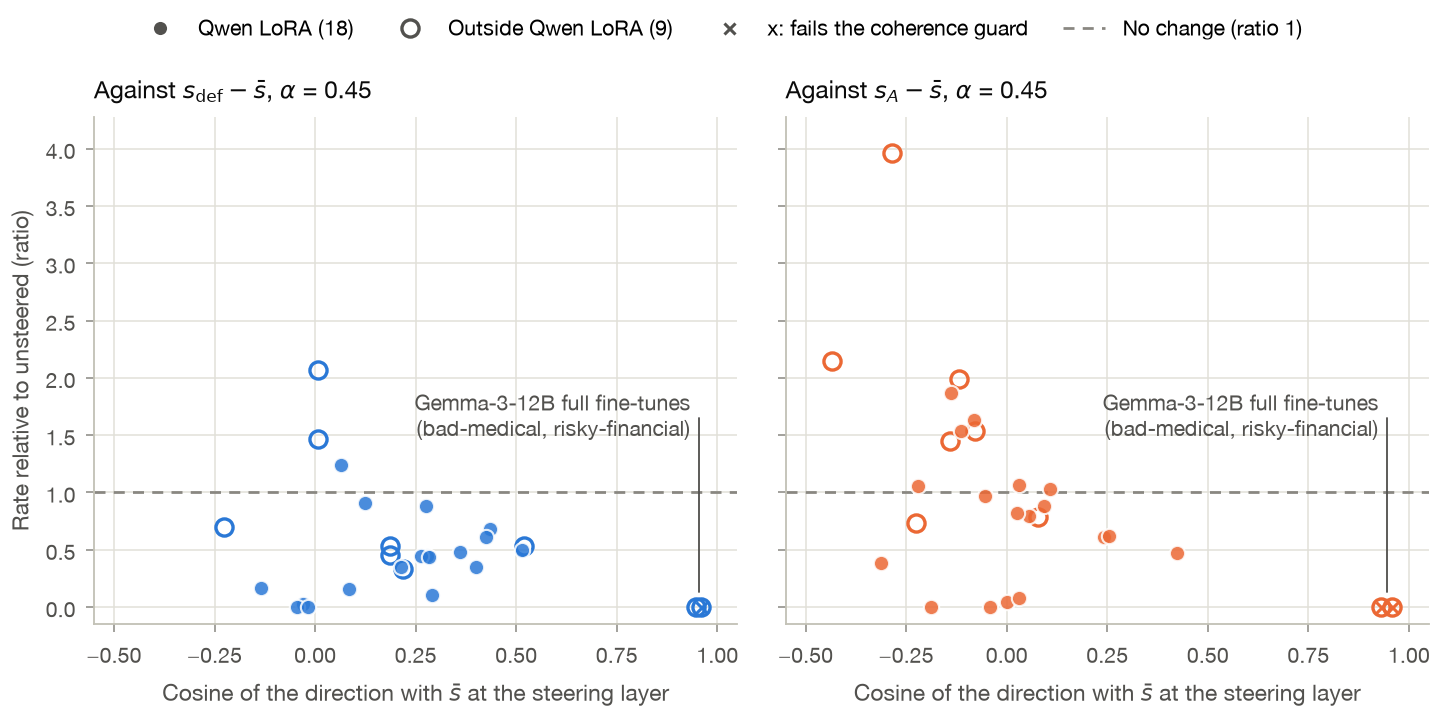

The script that drew this image:
from style import *

"""Does the effect of an excess direction come from the part of it that still points along sbar?
(job j3, set em, 27 organisms)

x: cosine of the excess direction (s_def - sbar or s_A - sbar) with sbar at the steering layer L,
   from steer/directions/j3_directions.json cos_at_L, matched on family slug and hf_folder == organism.
y: M(alpha 0.45) / M(unsteered), from out/steering_judged/all_cells.csv.
"""

import json

import numpy as np
import pandas as pd
from matplotlib.lines import Line2D

CELLS = ROOT / "out" / "steering_judged" / "all_cells.csv"
DIRS = ROOT / "steer" / "directions" / "j3_directions.json"
ALPHA = 0.45
PANELS = [("neg_excess_def", "excess_default_vs_sbar", C_MAIN, r"Against $s_\mathrm{def}-\bar{s}$"),
          ("neg_excess_asst", "excess_assistant_vs_sbar", C_ALT, r"Against $s_A-\bar{s}$")]


def is_qwen_lora(fam: str, org: str) -> bool:
    return fam.startswith("qwen") and "full" not in org and "rank-1" not in org


def main():
    df = pd.read_csv(CELLS)
    df = df[(df["job"] == "j3") & (df["set"] == "em")]
    orgs = sorted(set(zip(df["family"], df["organism"])))
    assert len(orgs) == 27, len(orgs)
    meta = {(o["family"], o["hf_folder"]): o for o in json.loads(DIRS.read_text())["organisms"]}
    assert set(meta) == set(orgs), set(meta) ^ set(orgs)

    def cell(fam, org, cond, alpha=None):
        s = df[(df["family"] == fam) & (df["organism"] == org) & (df["condition"] == cond)]
        if alpha is not None:
            s = s[np.isclose(s["alpha"], alpha)]
        assert len(s) == 1, (fam, org, cond, alpha, len(s))
        return s.iloc[0]

    fig, axes = plt.subplots(1, 2, figsize=(FULL, 3.1), sharey=True)
    ytop = 0.0
    for ax, (cond, key, col, title) in zip(axes, PANELS):
        ax.axhline(1.0, color=C_BASE, lw=0.9, ls=(0, (4, 3)), zorder=1)
        gemma = []
        for o in orgs:
            s = cell(*o, cond, ALPHA)
            assert int(s["layer"]) == int(meta[o]["L"]), (o, s["layer"], meta[o]["L"])
            m0 = cell(*o, "baseline")["misaligned_rate"]
            x = meta[o]["cos_at_L"][key]
            yv = s["misaligned_rate"] / m0
            ytop = max(ytop, yv)
            if is_qwen_lora(*o):
                ax.plot([x], [yv], "o", ms=5.0, mfc=col, mec="white", mew=0.7, zorder=5, alpha=0.85)
            else:
                ax.plot([x], [yv], "o", ms=5.6, mfc="none", mec=col, mew=1.1, zorder=4)
            if not bool(s["coherence_pass"]):
                ax.plot([x], [yv], "x", ms=3.6, mec=col, mew=1.0, zorder=5)
            if o[0].startswith("gemma") and o[1].endswith("-full"):
                gemma.append((x, yv))
        # one label for the two Gemma-3-12B full fine-tunes, which sit together near cosine 0.95
        assert len(gemma) == 2
        gx = float(np.mean([g[0] for g in gemma]))
        gy = float(np.mean([g[1] for g in gemma]))
        ax.annotate("Gemma-3-12B full fine-tunes\n(bad-medical, risky-financial)", xy=(gx, gy + 0.08),
                    xytext=(gx - 0.02, gy + 1.45), ha="right", va="bottom", fontsize=7, color=INK2,
                    arrowprops=dict(arrowstyle="-", color=INK2, lw=0.6, shrinkA=1, shrinkB=2,
                                    connectionstyle="angle,angleA=0,angleB=90,rad=0"))
        ax.set_title(f"{title}, " + r"$\alpha$ = 0.45", loc="left")
        ax.set_xlabel(r"Cosine of the direction with $\bar{s}$ at the steering layer")
        ax.set_xlim(-0.55, 1.05)
        ax.set_xticks(np.arange(-0.5, 1.01, 0.25))
    axes[0].set_ylabel("Rate relative to unsteered (ratio)")
    axes[0].set_ylim(-0.15, ytop * 1.08)

    h = [
        Line2D([], [], color=INK2, marker="o", ms=5.0, mec="white", mew=0.7, lw=0, label="Qwen LoRA (18)"),
        Line2D([], [], color=INK2, marker="o", ms=5.6, mfc="white", mec=INK2, mew=1.1, lw=0,
               label="Outside Qwen LoRA (9)"),
        Line2D([], [], color=INK2, marker="x", ms=3.6, mew=1.0, lw=0, label="x: fails the coherence guard"),
        Line2D([], [], color=C_BASE, lw=0.9, ls=(0, (4, 3)), label="No change (ratio 1)"),
    ]
    fig.tight_layout(w_pad=1.5)
    fig.legend(handles=h, loc="lower center", bbox_to_anchor=(0.5, 1.0), ncol=4, frameon=False,
               columnspacing=1.6, handlelength=2.0, borderaxespad=0.1)
    save(fig, "fig_excess_cosine")


if __name__ == "__main__":
    main()
